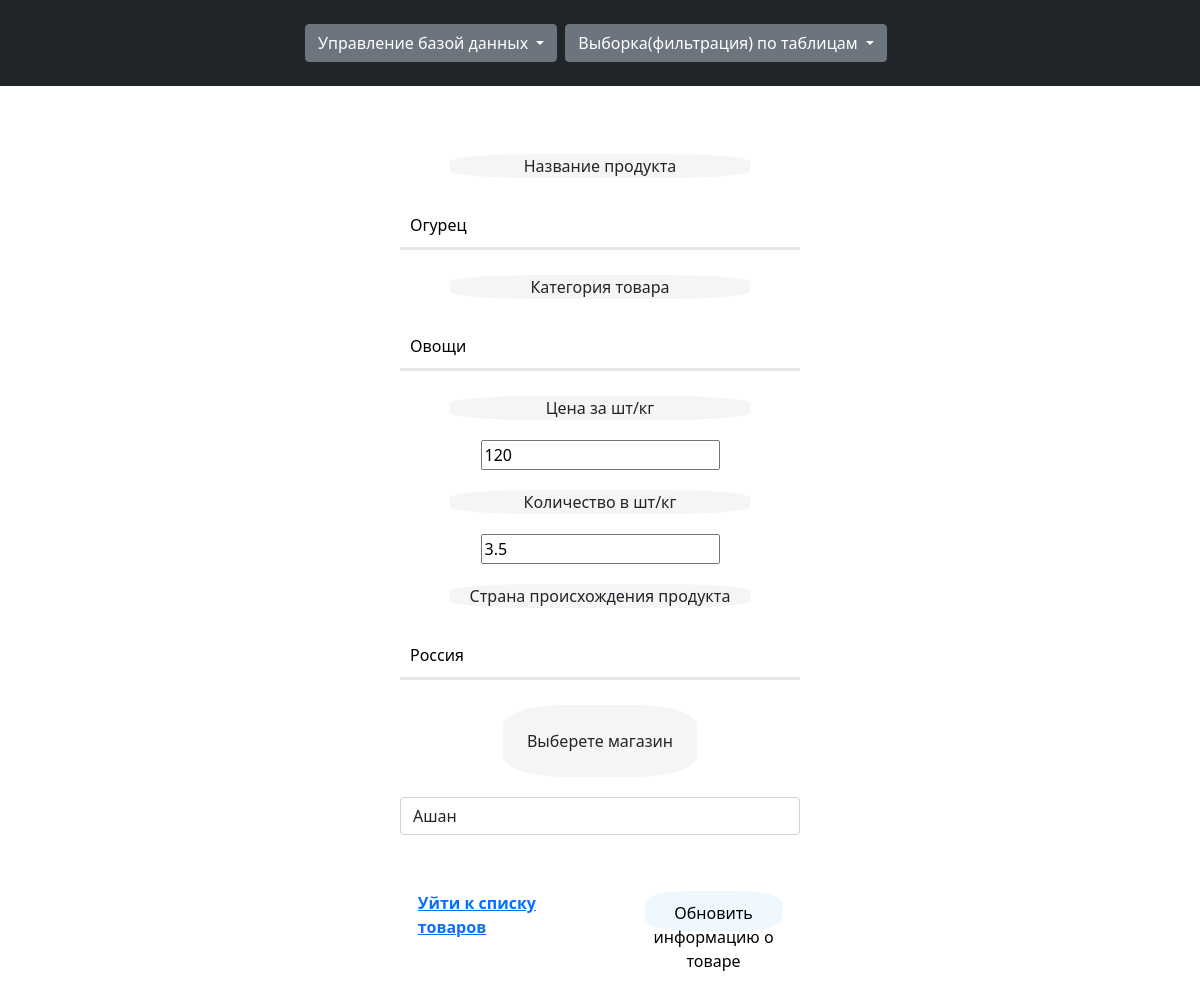
The page /updateproduct.php?id=1 on the database its author committed.
### tables this page shows
CREATE TABLE `products` (
  `id` int(11) NOT NULL,
  `NameProd` text NOT NULL,
  `Category` varchar(255) NOT NULL,
  `Cost` text NOT NULL,
  `QuantityOrWeightKG` text NOT NULL,
  `Country` varchar(255) NOT NULL,
  `id_supermarket` int(11) NOT NULL
);

CREATE TABLE `supermarkets` (
  `id` int(11) NOT NULL,
  `NameSup` varchar(255) NOT NULL,
  `Adress` varchar(255) NOT NULL,
  `SizeInM3` int(11) NOT NULL,
  `DateOfFoundation` text NOT NULL
);

### logic/logicindexproducts.php (called while the page is built, shortened)
<?php
require_once 'classes/crudclases.php';
$obj = new CrudProducts();
$product['nameprod'] = htmlspecialchars($_POST['nameprod']);
$product['category'] = htmlspecialchars($_POST['category']);
$product['quantity'] = htmlspecialchars($_POST['quantity']);
$product['numsallary'] = htmlspecialchars($_POST['numsallary']);
$product['country'] = htmlspecialchars($_POST['country']);
$product['nameofplace'] = htmlspecialchars($_POST['nameofplace']);

### classes/crudclases.php (called while the page is built, shortened)
<?php
class CrudProducts{
    private $connect;
    function getconnectdb($db){
        $this->connect = $db;
    }
    public function getById($id){
        $query = "select `products`.id, `products`.NameProd, `products`.Category,`products`.Cost,`products`.QuantityOrWeightKG, `products`.Country, `supermarkets`.NameSup, supermarkets.id
        from `products`
        inner join `supermarkets` on `products`.id_supermarket = `supermarkets`.id
        where `products`.id = :id";
        $q = $this->connect->prepare($query);
        $q->execute(array(':id'=>$id));
        $data = $q->fetchALL(PDO::FETCH_NUM);
        if($data){
            return $data;}
        else{
            return "Произошла ошибка чтения по id";}
    }
}

### updateproduct.php (the view, shortened to what this page needs)
<?php
require_once 'logic/logicindexproducts.php';
$idprod = htmlspecialchars($_GET['id']);
$data = $obj->getById($idprod);
?>
<? include('header.php');?>
<div class = "d-flex container-xxl justify-content-center p-4 ">
    <form enctype="multipart/form-data" action="" method = "post" class="form">
        <label class = "labels">Название продукта</label>
        <input class = "forminputs" name = "nameprod" type = "text" placeholder="Введите название" value="<? if(!$product['nameprod']){echo $data[0][1];}else{echo $product['nameprod'];} ?>">
        <label class = "labels">Категория товара</label>
        <input class = "forminputs" name = "category" type = "text" placeholder="Овощи, гигиена, мясо, рыба и т.д" value="<?php if(!$product['category']){ echo $data[0][2];}else{echo $product['category'];} ?>">
        <label class = "labels">Цена за шт/кг</label>
        <input type="text" name = "numsallary"  value="<?php if(!$product['numsallary']){echo $data[0][3];}else{echo $product['numsallary'];}?>">
        <label class = "labels">Количество в шт/кг</label>
        <input type="text" name = "quantity"  value="<?php if(!$product['quantity']){echo $data[0][4];}else{echo $product['quantity'];}?>">
        <label class = "labels">Страна происхождения продукта</label>
        <input class = "forminputs" name = "country" type = "text" placeholder="Введите страну" value="<?php if(!$product['country']){echo $data[0][5]; }else{ echo $product['country'];}?>">
        <label class = "p-4 text-center">Выберете магазин</label>
        <select name="nameofplace" class="form-control">
            <option value="<?php if(!$product['nameofplace']){echo $data[0][6];}else{echo $product['nameofplace'];}?>" selected><?php if($product['nameofplace']){echo $row[$product['nameofplace']-1]['NameSup'];}else{ echo $data[0][6];} ?></option>
        </select>
        <div class = "d-flex flex-row p-2">
            <a href="indexproducts.php" class="m-5">Уйти к списку товаров</a>
            <button type="submit" name="editing" class = "buttons m-5" >Обновить информацию о товаре</button>
        </div>
    </form>
</div>
<?php include('footer.php');?>

### cssfiles/main.css (style rules this page uses)
body { height: 100vh; }
.form { display: flex; flex-direction: column; align-items: center; width: 400px; }
.forminputs { width: 400px; padding: 10px; margin: 5px; border: unset; border-bottom: 3px solid #e6e6e6; outline: none; }
.labels { text-align: center; width:300px; }
.buttons { padding: 10px 0; margin: 10px; width: 200px; height: 40px; background-color: aliceblue; border-color: #999999; border: none; border-radius: 30%; }
a { color: rgba(117, 179, 190, 0.87); font-weight: bold; text-decoration: none; }
label { background-color: whitesmoke; border-radius: 30%; margin: 20px; }

### rows shown on the page
products: nameprod "Огурец", category "Овощи", numsallary "120", quantity "3.5", country "Россия", nameofplace "Ашан"
